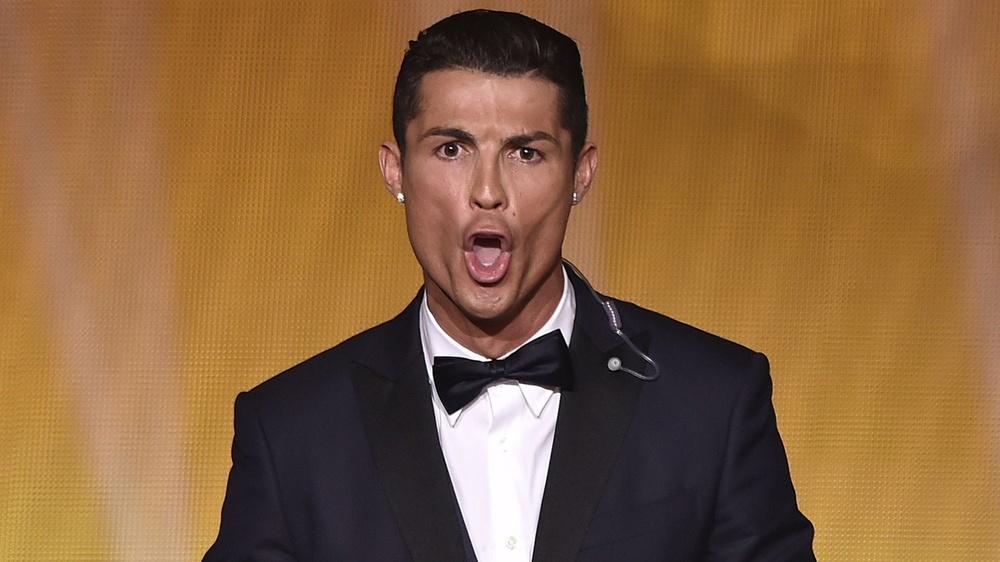
#> input picture EdgeDetection/Input.jpg, 1000 x 562 px, shrunk from 1920 x 1080 before the run, found by its file name
$ python EdgeDetection.py
#> lines starting #> are read from the running program, lines starting #| are printed output that depends on the picture; after the words box and inside, x2 and y2 are one past the last pixel; in counts of white or black regions, pixels touching at a corner belong together
import cv2

# Load an image in grayscale
image = cv2.imread(r"D:\OpenCv\Input.jpg", cv2.IMREAD_GRAYSCALE)
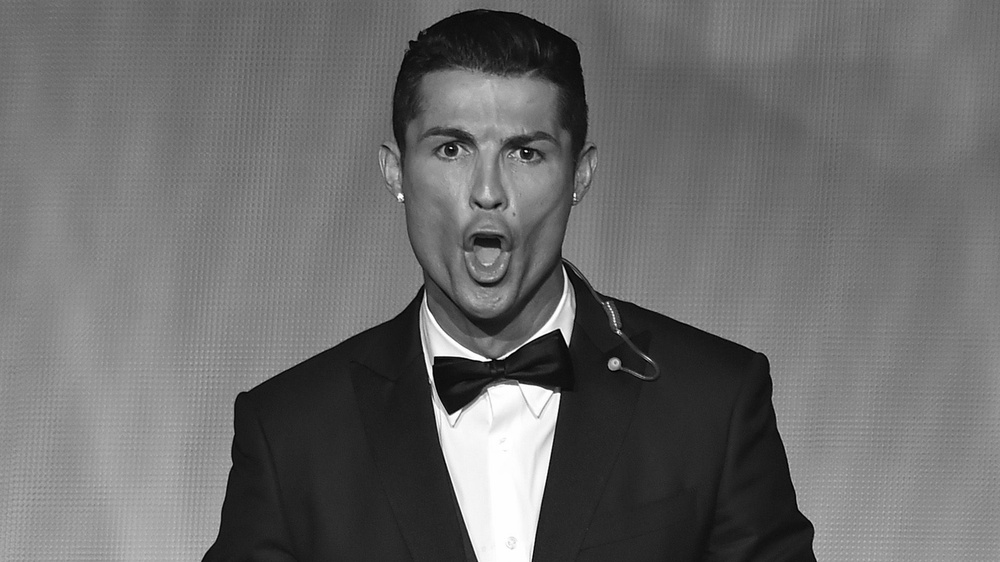
#> image: shape (562, 1000); min 0, max 255, mean 107.3

# Apply Gaussian blur to reduce noise
blurred_image = cv2.GaussianBlur(image, (5, 5), 0)

# Apply Canny edge detection
edges = cv2.Canny(blurred_image, threshold1=100, threshold2=200)
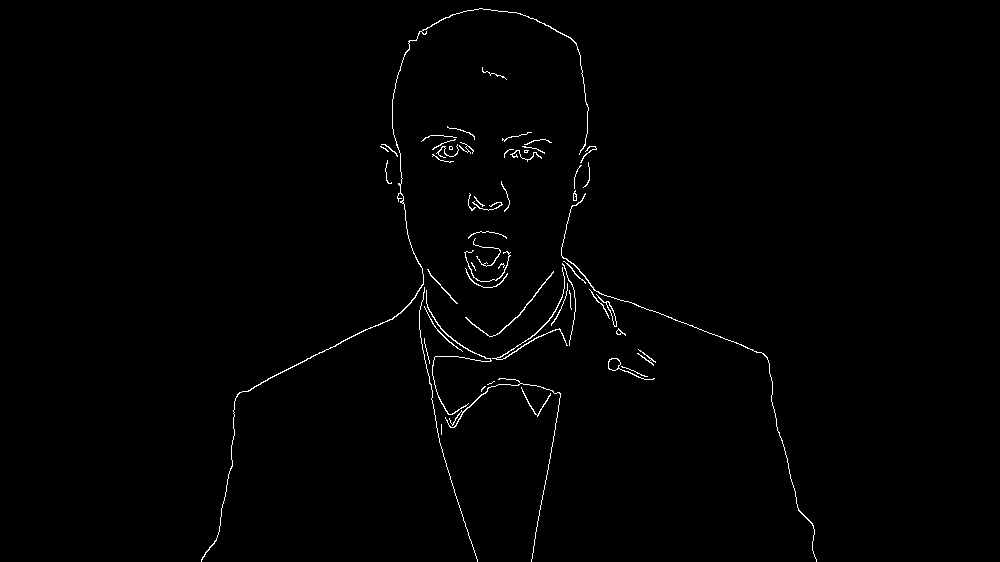
#> edges: shape (562, 1000); 0.89% white in thin lines or dots, all inside (x1, y1, x2, y2) = (201, 8, 817, 562)

# Double Threshold.

# Display the original and edge-detected images
cv2.imshow('Original Image', image)
cv2.imshow('Edge Detected Image', edges)
cv2.waitKey(0)
cv2.destroyAllWindows()
